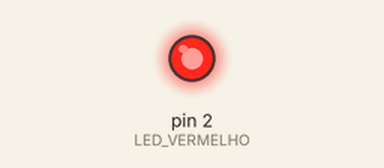
The sketch below on a simulated Arduino Uno, built with avr-gcc and run on an emulated ATmega328P. Parts: output pins drawn as LEDs (lit = HIGH).

Above: at 0.9 s.
At 4.7 s:
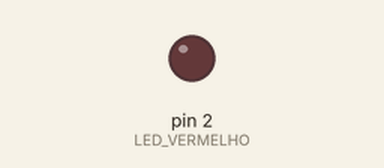
Timing chart, 0 to 9.4 s (numbered marks = the images above):
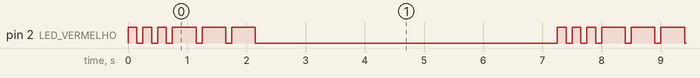

The sketch:

codigo-morse-sos.ino
```cpp
#define LED_VERMELHO 2

void setup() {
  iniciarPortas();
}

void loop() {
  piscarLedRapido();
  piscarLedDevagar();
  delay(5000);
}

void iniciarPortas() {
  pinMode(LED_VERMELHO, OUTPUT);
}

// Três piscadas rápidas
void piscarLedRapido() {
  for (int i = 0; i < 3; i++) {
    piscarLedLigado();
    delay(150);
    piscarLedDesligado();
    delay(100);
  }
}

void piscarLedDevagar() {
  for (int i = 0; i < 3; i++) {
    piscarLedLigado();
    delay(400);
    piscarLedDesligado();
    delay(100);
  }
}

void piscarLedLigado() {
  digitalWrite(LED_VERMELHO, HIGH);
}

void piscarLedDesligado() {
  digitalWrite(LED_VERMELHO, LOW);
}
```

Measured:
- by itself, pin 2 (LED_VERMELHO): repeats every 7.3 s: 2 × (LOW 0.10 s, HIGH 0.15 s), 3 × (LOW 0.10 s, HIGH 0.40 s), LOW 5.1 s, HIGH 0.15 s
- by itself, everything shown: repeats every 7.3 s, in 12 steps
